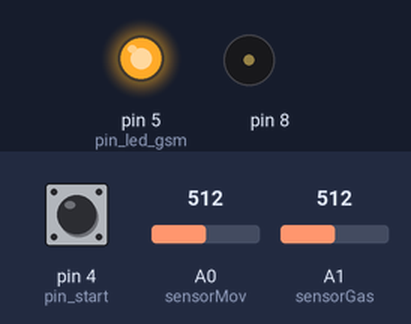
The sketch below on a simulated Arduino Uno, built for the host (arithmetic inside an expression is 32-bit, double 64-bit). Parts: output pins drawn as LEDs (lit = HIGH), buzzer (waves = sounding). The test bench sets the inputs (shaded band); at power-on: pin 4 (pin_start) LOW, A0 (sensorMov) = 512, A1 (sensorGas) = 512.

Above: at 0.1 s.
At 3.2 s:
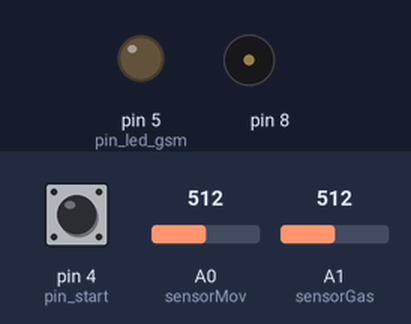
3.3 s: pin 4 (pin_start) pulled HIGH for 0.15 s
9.4 s: pin 4 (pin_start) pulled HIGH for 3.2 s
At 10.2 s:
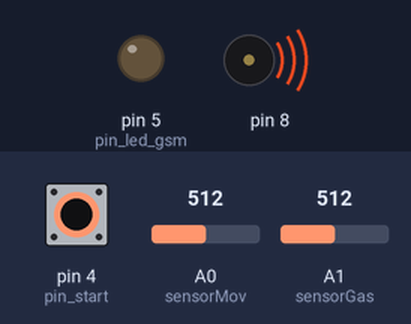
14.1 s: A0 (sensorMov) set to 223
17.1 s: A0 (sensorMov) set to 192
Timing chart, 0 to 19.6 s (numbered marks = the images above; inputs shaded):
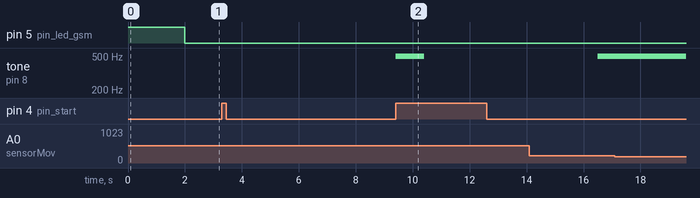

The sketch:

Prj_13_AllarmeGas_Mov.ino
```cpp
#include <GSM.h>
//#include <GSM3CircularBuffer.h>
//#include <GSM3MobileAccessProvider.h>
//#include <GSM3MobileCellManagement.h>
//#include <GSM3MobileClientProvider.h>
//#include <GSM3MobileClientService.h>
//#include <GSM3MobileDataNetworkProvider.h>
//#include <GSM3MobileMockupProvider.h>
//#include <GSM3MobileNetworkProvider.h>
//#include <GSM3MobileNetworkRegistry.h>
//#include <GSM3MobileServerProvider.h>
//#include <GSM3MobileServerService.h>
//#include <GSM3MobileSMSProvider.h>
//#include <GSM3MobileVoiceProvider.h>
//#include <GSM3ShieldV1.h>
//#include <GSM3ShieldV1AccessProvider.h>
//#include <GSM3ShieldV1BandManagement.h>
//#include <GSM3ShieldV1BaseProvider.h>
//#include <GSM3ShieldV1CellManagement.h>
//#include <GSM3ShieldV1ClientProvider.h>
//#include <GSM3ShieldV1DataNetworkProvider.h>
//#include <GSM3ShieldV1DirectModemProvider.h>
//#include <GSM3ShieldV1ModemCore.h>
//#include <GSM3ShieldV1ModemVerification.h>
//#include <GSM3ShieldV1MultiClientProvider.h>
//#include <GSM3ShieldV1MultiServerProvider.h>
//#include <GSM3ShieldV1PinManagement.h>
//#include <GSM3ShieldV1ScanNetworks.h>
//#include <GSM3ShieldV1ServerProvider.h>
//#include <GSM3ShieldV1SMSProvider.h>
//#include <GSM3ShieldV1VoiceProvider.h>
//#include <GSM3SMSService.h>
//#include <GSM3SoftSerial.h>
//#include <GSM3VoiceCallService.h>

/*
 SMS sender

 This sketch, for the Arduino GSM shield,sends an SMS message
 you enter in the serial monitor. Connect your Arduino with the
 GSM shield and SIM card, open the serial monitor, and wait for
 the "READY" message to appear in the monitor. Next, type a
 message to send and press "return". Make sure the serial
 monitor is set to send a newline when you press return.

 Circuit:
 * GSM shield
 * SIM card that can send SMS

 created 25 Feb 2012
 by Tom Igoe

 This example is in the public domain.

 http://arduino.cc/en/Tutorial/GSMExamplesSendSMS

 */

// Include the GSM library
//#include <GSM.h>

#define PINNUMBER ""// PIN
# define DEBUG false
void SendSMS();


const int sensorMov = A0;
const int sensorGas = A1;
const int pin_start = 4;
const int pin_led_gsm = 5;
int sensrValue; /* value reading of'ADC */
int start = false;


char remoteNum[20] = "";  // telephone number to send sms 3280582815
char txtMsg[200];
// initialize the library instance
GSM gsmAccess;
GSM_SMS sms;
// Array to hold the number a SMS is retreived from
char senderNumber[20];

void setup()
{
   pinMode(sensorGas,INPUT);
   pinMode(sensorMov,INPUT);
   pinMode(pin_start,INPUT);
   pinMode(pin_led_gsm,OUTPUT);
   digitalWrite (pin_led_gsm, HIGH); //Led gsm
  // critical, time-sensitive code here
  // initialize serial communications and wait for port to open:
  if (DEBUG)
  {
    Serial.begin(9600);
    Serial.println("SMS Messages Sender");
  }

//  while (!Serial) {
//    ; // wait for serial port to connect. Needed for Leonardo only
//}

  // connection state
  boolean notConnected = true;

  // Start GSM shield
  // If your SIM has PIN, pass it as a parameter of begin() in quotes
  while(notConnected)
  {
    if(gsmAccess.begin(PINNUMBER)==GSM_READY)
      notConnected = false;
    else
    {
      if (DEBUG)
      {
        Serial.println("Not connected");
      }

      delay(250);
    }
  }
  if (DEBUG)
      {
        Serial.println("GSM initialized");
      }
  digitalWrite (pin_led_gsm, LOW);

//  attachInterrupt(0,StartSensor, RISING  );
}

void loop()
{
  int i = 0;
  int button_read;
  float Gas_value;
  float Mov_value;
  const char txtMsgGas[200] = "ALLARME FUGA DI GAS";
  const char txtMsgMov[200]= "ALLARME INTRUSO";

  button_read = digitalRead(pin_start);
  if (sms.available())
  {
    // Get remote number
    sms.remoteNumber(senderNumber, 20);
    if (DEBUG)
    {
      Serial.println("\n\rMessage received from:");
      Serial.println(senderNumber);
    }
    // An example of message disposal
    // Any messages starting with # should be discarded
    if(sms.peek()=='#')
    {
      if (DEBUG)
      {
        Serial.println("\n\rStart Sensor\n\r");
      }
      sms.flush();
      StartSensor();
    }
    else
    {
      sms.flush();
    }
  }
  if (button_read == HIGH)
  {
    StartSensor();
  }
  if (start)
  {
    sensrValue = analogRead(sensorGas);
    Gas_value = AnalgConv();
    sensrValue = analogRead(sensorMov);
    Mov_value = AnalgConv();
    if (DEBUG)
    {
      Serial.print ("\n\rValore GAS: ");
      Serial.print (Gas_value);
      Serial.print ("\tValore MOV: ");
      Serial.print (Mov_value);
      Serial.flush();
    }
    if (1 >= Gas_value)
    {

      for (i = 0; i<sizeof(txtMsg); i++)
      {
        txtMsg[i] = txtMsgGas[i];
      }
      SendSMS();
    }
    delay(100);
    if(1 <= Mov_value)
    {
      for (i = 0; i<sizeof(txtMsg); i++)
      {
        txtMsg[i] = txtMsgMov[i];
      }
      SendSMS();
      tone(8,494);
    }
    else
    {
      noTone(8);
    }

    delay(1000);
  }
}

float AnalgConv (void)
{
  float analog_value;
  analog_value = (sensrValue/1024.0)*5.0; /*prendo il valore campionato, lo divido per il valore massimo e lo moltiplico per la Vc = 5V*/
  return analog_value;
}

void SendSMS()
{
    start = false;
    // send the message
    sms.beginSMS(remoteNum);
    sms.print(txtMsg);
    sms.endSMS();
    if (DEBUG)
    {
      Serial.print("\nMobile number: ");
      Serial.println(remoteNum);
      // sms text
      Serial.print("Now, enter SMS content: ");
      //readSerial(txtMsg);
      Serial.println("SENDING");
      Serial.println();
      Serial.println("Message:");
      Serial.println(txtMsg);
      Serial.println("\nCOMPLETE!\n");
    }
}
  void StartSensor(void)
{
  start = !start;
  if (start == true)
  {
    if(DEBUG)
    {
      Serial.println("\n\rStart Sensor\n\r");
    }
    noTone(8);
  }
  else
  {
    if(DEBUG)
    {
      Serial.println("\n\rStop Sensor\n\r");
    }
    noTone(8);
  }

  delay(5000);
}
```

Measured:
- after the input at 17.1 s, every drawn part: stays the same
